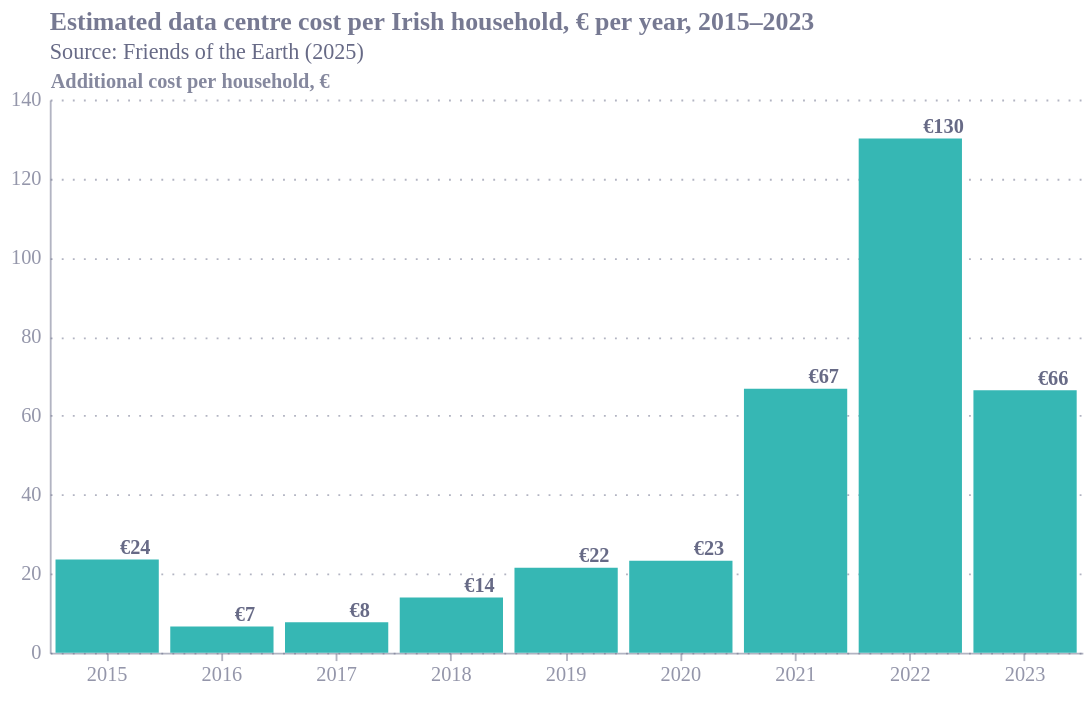

This figure's notebook cell:
### Code cell
import pandas as pd
import altair as alt
from ecostyles import EcoStyles

styles = EcoStyles()
styles.register_and_enable_theme()

# Estimated additional data-centre-driven wholesale electricity cost per average
# Irish household, € per year, 2015–2023 (cumulative €360).
years = list(range(2015, 2024))
cost = [23.63, 6.67, 7.72, 14.00, 21.54, 23.26, 66.82, 130.16, 66.44]
df = pd.DataFrame({"year": years, "eur": cost})
df["lab"] = df["eur"].map(lambda v: f"€{v:.0f}")

bars = alt.Chart(df.assign(series="Cost")).mark_bar().encode(
    x=alt.X("year:O", title=None),
    y=alt.Y("eur:Q", title="Additional cost per household, €"),
    color=alt.Color("series:N", legend=None),   # theme palette assigns its 1st colour
)

labels = alt.Chart(df).mark_text(dy=-6, fontWeight="bold").encode(
    x="year:O", y="eur:Q", text="lab")

chart = (bars + labels).properties(
    width=560, height=300,
    padding={"bottom": 20, "left": 5, "right": 5, "top": 5},
    title=alt.Title(
        text="Estimated data centre cost per Irish household, € per year, 2015–2023",
        anchor="start",
        subtitle="Source: Friends of the Earth (2025)"),
)

styles.save(chart, path=".", name="ireland_household_cost", svg=True)
chart.save("ireland_household_cost.png", scale_factor=2)
chart

### Figure 1 — Vega-Lite specification as saved in the notebook (floating-point values rounded to 4 significant figures)
{"config": {"font": "Circular Std", "text": {"color": "#676A86", "align": "left", "baseline": "middle", "dx": 7, "dy": 0, "fontSize": 11}, "view": {"stroke": null, "continuousWidth": 400, "continuousHeight": 300, "discreteWidth": 400, "discreteHeight": 300}, "range": {"category": ["#36B7B4", "#E6224B", "#F4C245", "#0063AF", "#00A767", "#179FDB", "#EB5C2E"], "diverging": ["#E6224B", "#E54753", "#C9C9C9", "#179FDB", "#122B39"], "heatmap": ["#C9C9C9", "#179FDB", "#0063AF", "#122B39"], "ordinal": ["#00A767", "#36B7B4", "#179FDB", "#0063AF", "#243B5A"]}, "bar": {"color": "#179fdb"}, "line": {"color": "#e6224b"}, "rule": {"color": "#676A86"}, "area": {"opacity": 0.3}, "point": {"filled": true, "size": 80, "color": "#e6224b", "opacity": 0.95}, "geoshape": {"stroke": "white", "strokeWidth": 0.3}, "rect": {"fill": "#d6d4d4", "opacity": 0.3}, "axis": {"labelColor": "#676A86", "labelFontSize": 11, "labelFont": "Circular Std", "labelOpacity": 0.7, "tickColor": "#676A86", "tickOpacity": 0.5, "domainColor": "#676A86", "domainOpacity": 0.5, "gridColor": "#676A86", "gridDash": [2, 2], "gridOpacity": 0.5, "title": null, "titleColor": "#676A86", "titleOpacity": 0.8, "tickSize": 4}, "axisXDiscrete": {"grid": false, "labelAngle": 0, "tickCount": 10, "tickOpacity": 0.5, "title": null}, "axisYDiscrete": {"ticks": false, "labelPadding": 5}, "axisXTemporal": {"grid": false, "ticks": true}, "axisXQuantitative": {"grid": true}, "axisYQuantitative": {"gridColor": "#676A86", "gridDash": [1, 5], "gridOpacity": 0.5, "ticks": false, "labelPadding": 5, "tickCount": 8, "titleAngle": 0, "titleAlign": "left", "titleBaseline": "bottom", "titleX": 0, "titleY": -5}, "title": {"color": "#676A86E6", "subtitleColor": "#676A86", "font": "Circular Std", "subtitleFont": "Circular Std", "anchor": "start", "fontSize": 14, "subtitleFontSize": 12, "subtitlePadding": 4, "offset": 0, "frame": "group"}, "legend": {"titleColor": "#122b39", "title": null, "labelColor": "#122b39", "labelFontSize": 11}}, "layer": [{"data": {"name": "data-74f1fd91107ab58382c824ee2baf79a2"}, "mark": {"type": "bar"}, "encoding": {"color": {"field": "series", "legend": null, "type": "nominal"}, "x": {"field": "year", "title": null, "type": "ordinal"}, "y": {"field": "eur", "title": "Additional cost per household, €", "type": "quantitative"}}}, {"data": {"name": "data-956600f30f965fbbf687e57fcff7f18a"}, "mark": {"type": "text", "dy": -6, "fontWeight": "bold"}, "encoding": {"text": {"field": "lab", "type": "nominal"}, "x": {"field": "year", "type": "ordinal"}, "y": {"field": "eur", "type": "quantitative"}}}], "height": 300, "padding": {"bottom": 20, "left": 5, "right": 5, "top": 5}, "title": {"text": "Estimated data centre cost per Irish household, € per year, 2015–2023", "anchor": "start", "subtitle": "Source: Friends of the Earth (2025)"}, "width": 560, "$schema": "https://vega.github.io/schema/vega-lite/v6.4.1.json", "datasets": {"data-74f1fd91107ab58382c824ee2baf79a2": [{"year": 2015, "eur": 23.63, "lab": "€24", "series": "Cost"}, {"year": 2016, "eur": 6.67, "lab": "€7", "series": "Cost"}, {"year": 2017, "eur": 7.72, "lab": "€8", "series": "Cost"}, {"year": 2018, "eur": 14.0, "lab": "€14", "series": "Cost"}, {"year": 2019, "eur": 21.54, "lab": "€22", "series": "Cost"}, {"year": 2020, "eur": 23.26, "lab": "€23", "series": "Cost"}, {"year": 2021, "eur": 66.82, "lab": "€67", "series": "Cost"}, {"year": 2022, "eur": 130.2, "lab": "€130", "series": "Cost"}, {"year": 2023, "eur": 66.44, "lab": "€66", "series": "Cost"}], "data-956600f30f965fbbf687e57fcff7f18a": [{"year": 2015, "eur": 23.63, "lab": "€24"}, {"year": 2016, "eur": 6.67, "lab": "€7"}, {"year": 2017, "eur": 7.72, "lab": "€8"}, {"year": 2018, "eur": 14.0, "lab": "€14"}, {"year": 2019, "eur": 21.54, "lab": "€22"}, {"year": 2020, "eur": 23.26, "lab": "€23"}, {"year": 2021, "eur": 66.82, "lab": "€67"}, {"year": 2022, "eur": 130.2, "lab": "€130"}, {"year": 2023, "eur": 66.44, "lab": "€66"}]}}
